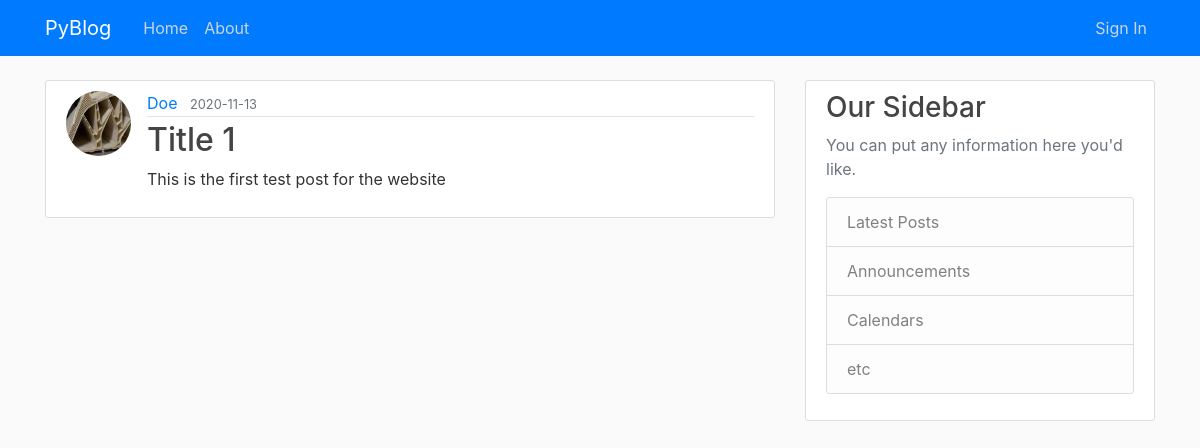
Screenshot of /post/3 with the database file from the repository.
### src/models.py (models this page shows, shortened)
class User(db.Model, UserMixin):
    id = db.Column(db.Integer, primary_key=True)
    username = db.Column(db.String(20), unique=True, nullable=False)
    email = db.Column(db.String(120), unique=True, nullable=False)
    image_file = db.Column(db.String(20), nullable=False, default='default.jpg')
    password = db.Column(db.String(60), nullable=False)
    posts = db.relationship('Post', backref='author', lazy=True)

class Post(db.Model):
    id = db.Column(db.Integer, primary_key=True)
    title = db.Column(db.String(100), nullable=False)
    date_posted = db.Column(db.DateTime, nullable=False, default=datetime.utcnow)
    content = db.Column(db.Text, nullable=False)
    user_id = db.Column(db.Integer, db.ForeignKey('user.id'), nullable=False)

### src/routes.py (the view)
@app.route("/post/<int:post_id>")
def post(post_id):
    post = Post.query.get_or_404(post_id)
    return render_template('post.html', title=post.title, post=post)

### src/templates/post.html (shortened to what this page needs)
{% extends "layout.html" %}
{% block content %}
    <article class="media content-section">
        <img class="rounded-circle article-img"
             src="{{ url_for('static', filename='img/' + post.author.image_file) }}">
        <div class="media-body">
            <div class="article-metadata">
                <a class="mr-2" href="#">{{ post.author.username }}</a>
                <small class="text-muted">{{ post.date_posted.strftime('%Y-%m-%d') }}</small>
            </div>
            <h2 class="article-title">{{ post.title }}</h2>
            <p class="article-content">{{ post.content }}</p>
        </div>
    </article>
{% endblock content %}

### src/static/css/main.css (style rules this page uses)
body { background: #fafafa; color: #333333; margin-top: 5rem; }
h1, h2, h3, h4, h5, h6 { color: #444444; }
.content-section { background: #ffffff; padding: 10px 20px; border: 1px solid #dddddd; border-radius: 3px; margin-bottom: 20px; }
.article-title { color: #444444; }
.article-content { white-space: normal; }
.article-img { height: 65px; width: 65px; margin-right: 16px; }
.article-metadata { padding-bottom: 1px; margin-bottom: 4px; border-bottom: 1px solid #e3e3e3 }

### rows the page displays
User: image_file (picture), author.username "Doe"
Post: date_posted "2020-11-13", title "Title 1", content "This is the first test post for the website"
